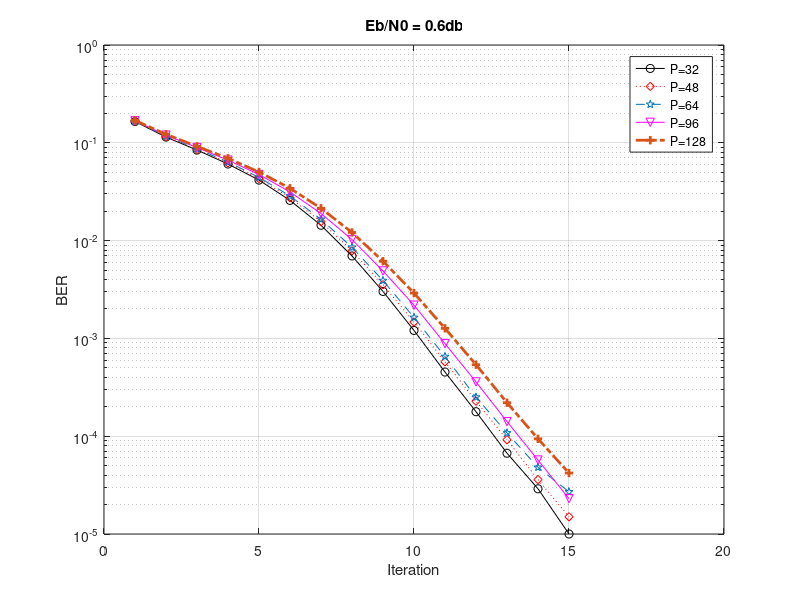

Write MATLAB code to recreate this figure.
clear all;
clc;
format long;
%load Iters10_1;
%y1 = Iters10_1;
load Iter32Eb06.txt;
y32 = Iter32Eb06;
load Iter48Eb06.txt;
y48 = Iter48Eb06;
load Iter64Eb06.txt;
y64 = Iter64Eb06;
load Iter96Eb06.txt;
y96 = Iter96Eb06;
load Iter128Eb06.txt;
y128 = Iter128Eb06;


x=(1:1:15);

semilogy(x,y32,'-ok',x,y48,':dr',x,y64,'--p',x,y96,'-vm',x,y128,'-.+','linewidth',2);

grid on;
title('Eb/N0 = 0.6db');
xlabel('Iteration');
ylabel('BER');
legend({'P=32','P=48','P=64','P=96','P=128'});
%text(x,y,'picture');
